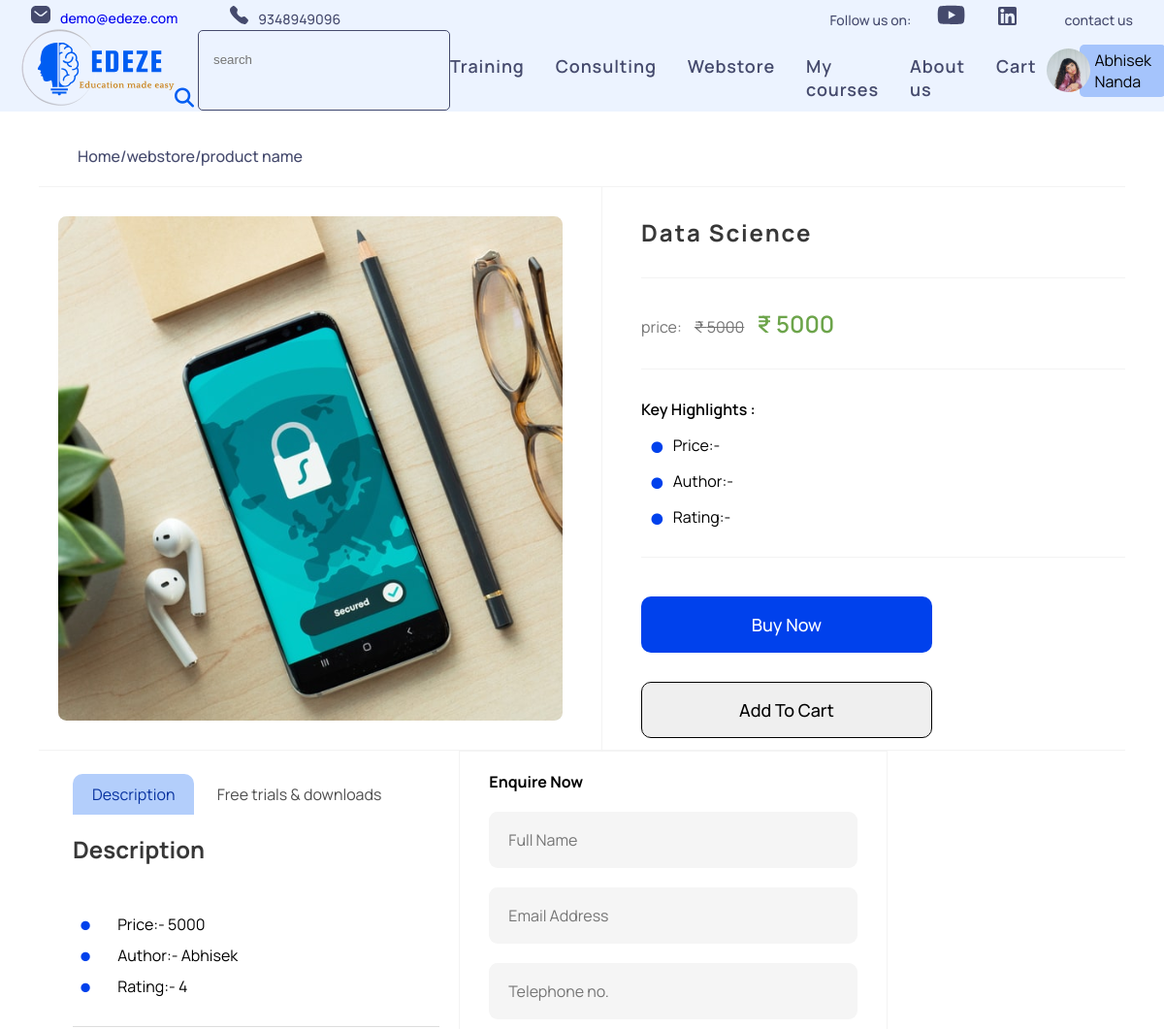
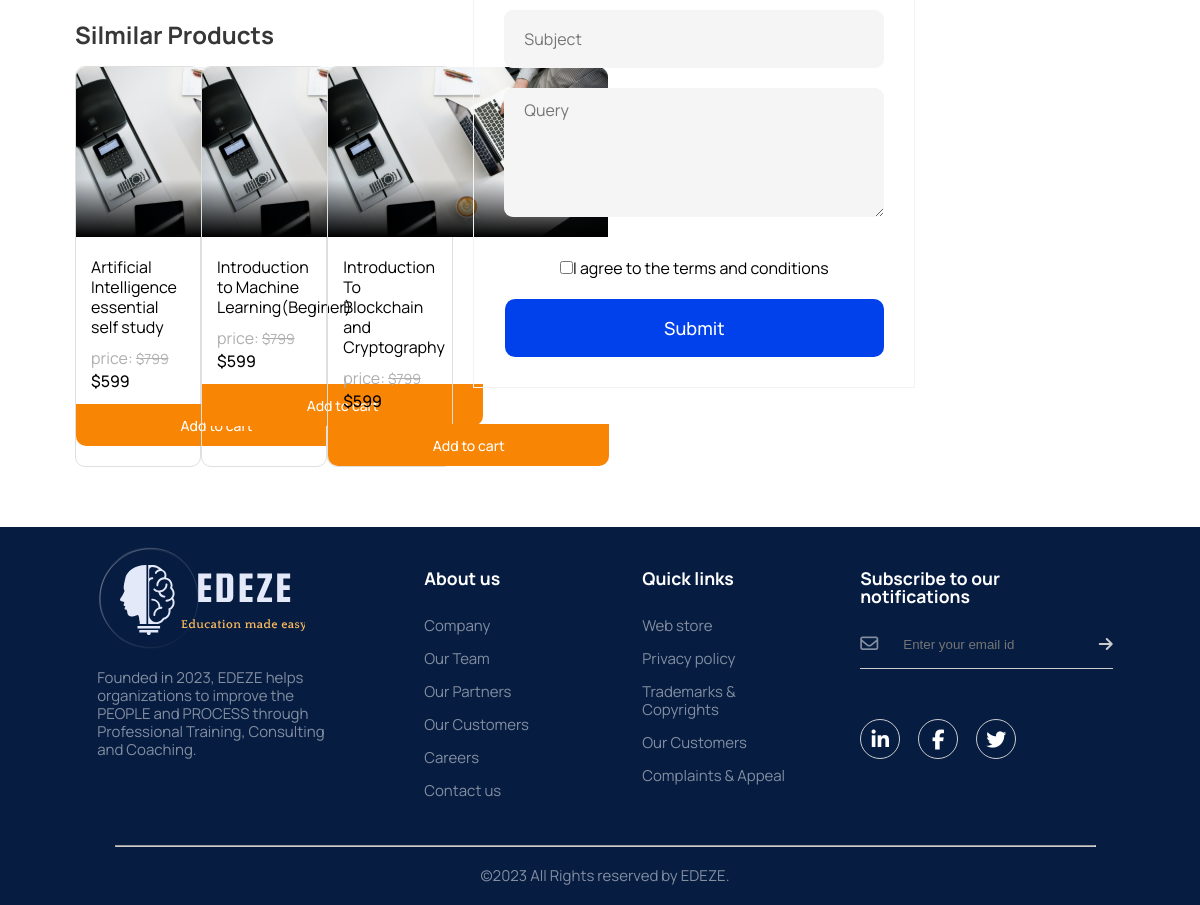
The page /1/webstoreDetails/ (signed in) on the database its author committed (2 pictures, top to bottom).
### home/models.py (models this page shows)
class Webstore(models.Model):
    web_name= models.CharField(max_length=100)
    web_desc = models.TextField()
    web_price=models.IntegerField(null=True)
    web_author = models.CharField(max_length=100)
    web_rating = models.IntegerField()
    web_category = models.CharField(max_length=100,null=True)

### home/views.py (the view)
# urls.py: path("<id>/webstoreDetails/",webstoreDetails),
@login_required(login_url="/login/")
def webstoreDetails(request,id):
    webs =  Webstore.objects.filter(id=id)
    context = {"webs":webs[0]}
    return render(request,"webstore-clicked.html",context=context)

### home/templates/webstore-clicked.html (shortened to what this page needs)
<!DOCTYPE html>
<html lang="en">
<head>
    <link rel="stylesheet" href="/static/css/header-footer.css">
    <link rel="stylesheet" href="/static/css/webstore-clicked.css">
</head>
<body>
    <header>
        <div class="container">
            <div class="contact">
                <span> <a href="https://www.gmail.com/"><img src="/static/images/mail_icon.svg" alt="">demo@edeze.com </a></span>
                <span><img src="/static/images/call_icon.svg" alt="">9348949096</span>
            </div>
            <div class="social">
                <span>Follow us on:</span>
                <a href="https://www.instagram.com/"><img src="/static/images/Insta_icon.svg" alt=""></a>
                <a href="https://www.youtube.com/"><img src="/static/images/youtube_icon.svg" alt=""></a>
                <a href="https://www.facebook.com/"><img src="/static/images/Facebook_icon.svg" alt=""></a>
                <a href="https://www.linkedin.com/"><img src="/static/images/linkedin_icon.svg" alt=""></a>
                <span >contact us</span>
            </div>
        </div>
        <div class=" nav">
            <div class="left-part">
                <a href="/"><img src="/static/images/logo.svg" alt="logo" class="logo"></a>
                <div class="search-box">
                    <input type="text" id="search" placeholder="search">
                    <button type="submit" onclick="search()"><i class="fa-solid fa-magnifying-glass icon-search"></i></button>
                </div>
            </div>
             <div class="group">
                <ul class="navigation">
                    <li><a href="/training/" id="training">Training</a></li>
                    <li><a href="/consulting/">Consulting</a></li>
                    <li><a href="/webstore/">Webstore</a></li>
                    <li><a href="/{{id}}/MyCourse">My courses</a></li>
                    <li><a href="/aboutus/">About us</a></li>
                    <li><a href="/{{request.user.id}}/cart">Cart</a></li>
                </ul>
             </div>
            <div class="user-profile">
                <img src="/static/images/profilr-pic.svg" alt="" class="user-pic " id="userPic">
                <p class="profile-name">{{request.user.first_name}} {{request.user.last_name}}</p>
            </div>
        </div>
    </header>
    <section class="page-body">
        <div class="wrapper">
            <div class="path">
                <p>Home/webstore/product name</p>
            </div>
            <div class="purchase-section">
                <img src="/static/images/webstore-course-purchase.svg" alt="">
                <div class="purchase-container">
                    <h4>{{webs.web_name}}</h4>
                    <div class="price">
                                <span style="color: #747474;font-size: 16px; line-height: 22px;font-weight: 400;">price:</span>
                                <span style="text-decoration: line-through;font-weight: 400; font-size: 16px; line-height: 22px; color: #747474;">₹ {{webs.web_price}}</span>
                                <span style="font-weight: 600;font-size: 24px;line-height: 33px;color: #6CA44A;">₹ {{webs.web_price}}</span>
                    </div>
                    <div class="highlights">
                        <h5>Key Highlights :</h5>
                        <ul>
                            <li><span>Price:- </span></li>
                            <li><span>Author:-  </span></li>
                            <li><span>Rating:- </span></li>
                        </ul>
                    </div>
                    <div class="buttons">
                        <button class="buyNow-btn" id="buyNow" onclick="showOptions()">Buy Now</button>
                        <a href="/{{request.user.id}}/{{webs.id}}/addtocartwebstore"><button class="addToCart-btn" id="addToCart" onclick="">Add To Cart</button></a>
                    </div>
                </div>
            </div>
            <div class="detail-section">
                <div class="detail-and-products">
                    <div class="Description-section">
                        <div class="links">
                            <a href="" class="active">Description</a>
                            <a href="">Free trials & downloads</a>
                        </div>
                        <div class="Description">
                            <h2>Description</h2>
                            <p></p>
                            <ul>
                                <li><span>Price:- {{webs.web_price}}</span></li>
                                <li><span>Author:- {{webs.web_author}}</span></li>
                                <li><span>Rating:- {{webs.web_rating}}</span></li>
                            </ul>
                        </div>
                    </div>
                    <div class="similar-products">
                        <h2>Silmilar Products</h2>
                        <div class="course-container">
                            <div class="course">
                            <p>Artificial Intelligence essential self study</p>
                            <div class="price">
                                <span style="color: #AFAFAF;">price:</span>
                                <span style="text-decoration: line-through; font-size: 14px;color: #AFAFAF;">$799</span>
                                <span style="font-weight: 500;font-size: 16px;line-height: 25px;color: #000000;">$599</span>
                            </div>
                            <button class="addToCart-btn" id="addToCart">Add to cart</button>
                        </div>
                        <div class="course">
                            <p>Introduction to Machine Learning(Beginer)</p>
                            <div class="price">
                                <span style="color: #AFAFAF;">price:</span>
                                <span style="text-decoration: line-through; font-size: 14px;color: #AFAFAF;">$799</span>
                                <span style="font-weight: 500;font-size: 16px;line-height: 25px;color: #000000;">$599</span>
                            </div>
                            <button class="addToCart-btn" id="addToCart">Add to cart</button>
                        </div>
                        <div class="course">
                            <img src="/static/images/webstore-image.svg" alt="">
                            <p>Introduction To Blockchain and Cryptography</p>
                            <div class="price">
                                <span style="color: #AFAFAF;">price:</span>
                                <span style="text-decoration: line-through; font-size: 14px;color: #AFAFAF;">$799</span>
                                <span style="font-weight: 500;font-size: 16px;line-height: 25px;color: #000000;">$599</span>
                            </div>
                            <button class="addToCart-btn" id="addToCart">Add to cart</button>
                        </div>
                        </div>
                    </div>
                </div>
                <div class="query-section">
                        <div class="Enquiry-form">
                            <h4 id="Enquiry" >Enquire Now</h4>
                            <form action="" method="POST">
                                <input type="text" placeholder="Full Name" name="full_name">
                                <input type="text" placeholder="Email Address" name="email">
                                <input type="text" placeholder="Telephone no." name="telephone">
                                <input type="text" placeholder="Subject" name="subject">
                                <textarea name="Query" id="" cols="30" rows="5" placeholder="Query" name="Query"></textarea>
                                <div class="agree-checkbox">
                                    <input type="checkbox" name="agree" required>I agree to the terms and conditions
                                </div>
                                <button type="submit">Submit</button>
                            </form>
                        </div>
                </div>
            </div>
        </div>
    </section>
    <footer>
        <div class="row">
            <div class="col">
                <img src="/static/images/footer-logo.svg" alt="" class="footer-logo">
                <p>Founded in 2023, EDEZE helps organizations to improve the PEOPLE and PROCESS through Professional Training, Consulting and Coaching.</p>
            </div>
            <div class="col">
                <h3>About us</h3>
                <ul>
                    <li><a href="">Company</a></li>
                    <li><a href="/ourteam">Our Team</a></li>
                    <li><a href="">Our Partners</a></li>
                    <li><a href="">Our Customers</a></li>
                    <li><a href="">Careers</a></li>
                    <li><a href="">Contact us</a></li>
                </ul>
            </div>
            <div class="col">
                <h3>Quick links</h3>
                <ul>
                    <li><a href="">Web store</a></li>
                    <li><a href="">Privacy policy</a></li>
                    <li><a href="">Trademarks & Copyrights</a></li>
                    <li><a href="">Our Customers</a></li>
                    <li><a href="">Complaints & Appeal</a></li>
                </ul>
            </div>
            <div class="col">
                <h3>Subscribe to our notifications</h3>
                <form>
                    <i class="fa-regular fa-envelope"></i>
                    <input type="email" placeholder="Enter your email id" required>
                    <button type="submit"><i class="fa-solid fa-arrow-right"></i></button>
                </form>
                <div class="social-icons">
                    <i class="fa-brands fa-linkedin-in"></i>
                    <i class="fa-brands fa-facebook-f"></i>
                    <i class="fa-brands fa-twitter"></i>
                </div>
            </div>
        </div>
        <hr>
        <p class="copyright">©2023 All Rights reserved by EDEZE.</p>
    </footer>
</body>
</body>
</html>

### home/static/css/header-footer.css (style rules this page uses)
header { background: #ECF3FF; width: 100%; }
.container { padding: 5px 32px 0px 32px; display: flex; justify-content: space-between; align-items: center; width: 100%; font-weight: 500; font-size: 14px; color: #454A6D; }
.contact { display: inherit; column-gap: 54px; }
.contact img { padding-right: 10px; }
.social img { padding: 0px 7px 0px 7px; }
.social span { padding-left: 40px; }
.nav { padding: 0px 16px 0px 0px; }
.left-part { display: inherit; align-items: center; gap: 20px; }
.left-part .logo { width: 184px; height: 80px; }
.nav { display: flex; justify-content: space-between; align-items: center; }
.group { display: flex; align-items: center; }
header ul { position: relative; display: flex; gap: 32px; }
header ul li { list-style-type: none; padding-top: 15px; }
header ul li a { position: relative; font-size: 18px; color: #454A6D; font-weight: 600; letter-spacing: 0.05em; }
header ul li a::before { content: ""; position: absolute; bottom: -2px; width: 100%; height: 2px; background: #005DF2; transform: scale(0); transition: transform 0.4s ease-in-out; transform-origin: right; }
.nav img { width: 45px; cursor: pointer; padding-left: 0px; }
footer { width: 100%; background: #061C41; color: rgb(255,255,255,.5); padding: 10px 50px 20px 60px; font-family: 'Manrope'; font-size: 15px; line-height: 18px; }
.row { width: 100%; display: flex; align-items: flex-start; justify-content: space-around; }
.col { flex-basis: 25%; padding: 10px; }
.col:nth-child(2),.col:nth-child(3) { flex-basis: 15%; }
.footer-logo { margin-bottom: 15px; }
.col h3 { margin-top: 22px; margin-bottom: 30px; color: #FFFFFF; }
.col ul li { list-style: none; padding-bottom: 15px; }
ul li a { color: rgb(255,255,255,.5); }
footer form { padding-bottom: 15px; display: flex; align-items: center; justify-content: flex-start; border-bottom: 1px solid #ccc; margin-bottom: 50px; gap: 15px; }
footer form .fa-regular { font-size: 18px; margin-right: 10px; }
footer form input { width: 100%; background: transparent; color: #ccc; border: 0; outline: 0; }
footer form button { background-color: transparent; border: 0; outline: none; cursor: pointer; }
footer form .fa-solid { font-size: 16px; color: #ccc; }
.social-icons .fa-brands { width: 40px; height: 40px; border-radius: 50%; text-align: center; line-height: 40px; font-size: 20px; color: #FFFFFF; background: transparent; border: 1px solid #ccc; margin-right: 15px ; cursor: pointer; }
footer hr { width: 90%; margin: 20px auto; border-bottom: 1px solid #ccc; }
.copyright { text-align: center; }
@media (max-width: 1400px) { header { width: 100vw; } }
.nav .user-profile { display: flex; justify-content: center; align-items: center; margin-right: 40px; }
.nav .user-profile p { background: #A5C4FC; border-radius: 5px; padding: 5px 15px; }
.nav .user-profile img { position: relative; right: -11px; }
.search-box { padding-left: 15px; border: 1px solid #454A6D; border-radius: 5px; background-color: inherit; }
.search-box input { background: transparent; border: 0px; outline: 0px; width: 243px; height: 58px; }
.search-box button { font-size: 20px; border: none; background: none; position: relative; color: #005DF2; right: 40px; }

### rows shown on the page
Webstore: web_name "Data Science", web_price "5000", web_author "Abhisek", web_rating "4"

### other values the page prints
{{ request.user.first_name }} "Abhisek"
{{ request.user.last_name }} "Nanda"
